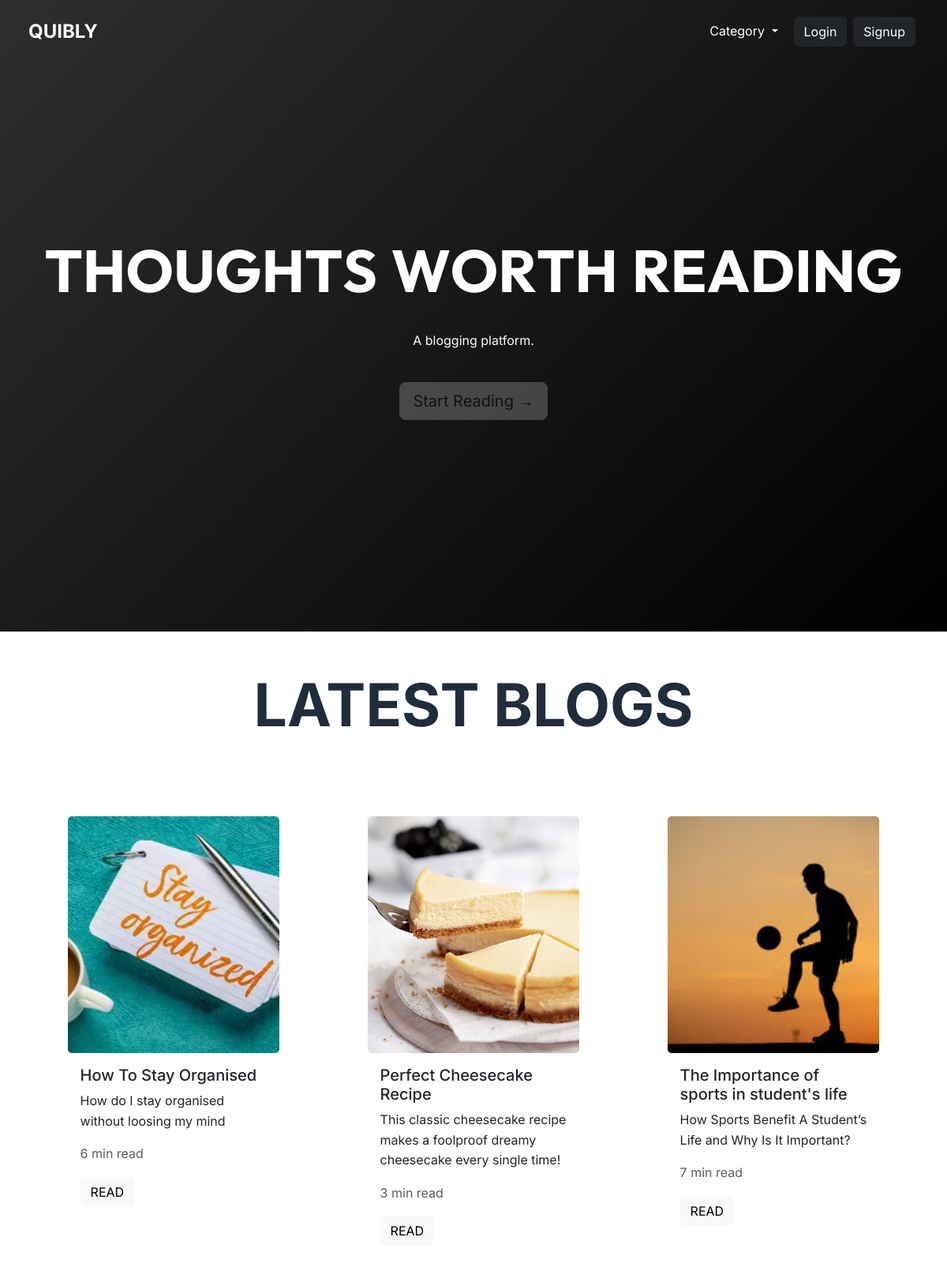
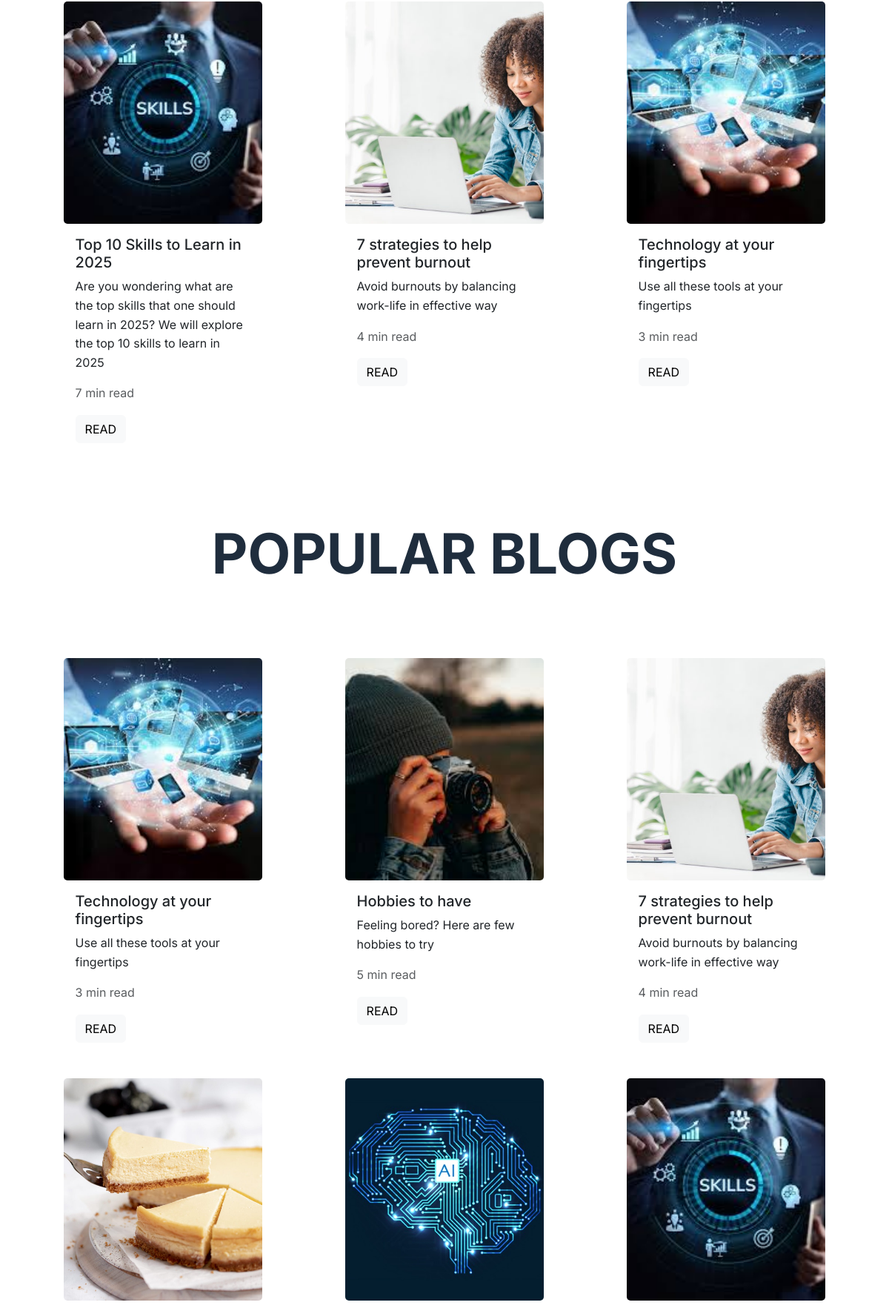
The page / (upper part) on the database its author committed (2 pictures, top to bottom).
### index.py (models this page shows, shortened)
class Blog(db.Model):
    id = db.Column(db.Integer, primary_key = True)
    title = db.Column(db.String(100), nullable = False)
    description = db.Column(db.String(200))
    content = db.Column(db.Text, nullable = False)
    views = db.Column(db.Integer, default = 0)
    cover_image = db.Column(db.String(120))
    author = db.Column(db.String(50), nullable = False)
    date_posted = db.Column(db.DateTime, default=lambda: datetime.now(timezone.utc))
    user_id = db.Column(db.Integer, db.ForeignKey('user.id'))
    category = db.Column(db.String(50), nullable = False, default = 'Others')
    read_time = db.Column(db.Integer)

### index.py (the view, shortened to what this page needs)
@app.route("/", methods=['GET', 'POST'])
def home():
    category = request.args.get('category')
    if category:
        blogs = Blog.query.filter_by(category=category).order_by(Blog.date_posted.desc()).all()
    else:
        blogs = Blog.query.order_by(Blog.date_posted.desc()).all()
    categories = list(set([blog.category for blog in blogs if blog.category]))
    latest_blogs = Blog.query.order_by(Blog.date_posted.desc()).limit(6).all()
    popular_blogs = Blog.query.order_by(Blog.views.desc()).limit(6).all()
    return render_template(
        'index.html',
        selected_category=category,
        blogs=blogs,
        categories=categories,
        latest_blogs=latest_blogs,
        popular_blogs=popular_blogs
    )

### templates/index.html (shortened to what this page needs)
{% extends 'base.html' %}
{% block body %}
<section class="hero-section text-center text-white d-flex align-items-center justify-content-center position-relative"
  style="height: 100vh; overflow: hidden;">
  <img src="{{ url_for('static', filename='uploads/download.png') }}"
    class="position-absolute top-0 start-0 w-100 h-100 object-fit-cover" alt="hero background" style="z-index: 0;">
  <div class="position-absolute top-0 start-0 w-100 h-100" style="background: linear-gradient(135deg, #2e2e2e, #000000);
text-shadow: 0 2px 6px rgba(0, 0, 0, 0.4);
;
 z-index: 1;"></div>
  <div class="position-relative z-2">
    <div class="clip-wrapper d-none d-sm-block">
      <h1 id="masked-heading-single" class="hero-title fw-bold">
        <span>T</span><span>H</span><span>O</span><span>U</span><span>G</span><span>H</span><span>T</span><span>S</span>
        <span>W</span><span>O</span><span>R</span><span>T</span><span>H</span>
        <span>R</span><span>E</span><span>A</span><span>D</span><span>I</span><span>N</span><span>G</span>
      </h1>
    </div>
    <p class="hero-subtitle mt-3">A blogging platform.</p>
    <a class="read-button btn btn-lg btn-light mt-4" href="#blogs-area" role="button">Start Reading &rarr;</a>
  </div>
</section>
<a href="{{ url_for('latest') }}" style="text-decoration: none; color: inherit;"><h1 id="blogs-area" class="latest-blogs fw-bold py-5 text-center" style="font-size: 75px;">LATEST BLOGS</h1></a>
<div class="container my-4">
    {% if blogs %}
    <div class="row row-cols-1 row-cols-md-3 row-cols-lg-3">
        {% for blog in latest_blogs %}
        <div class="col d-flex justify-content-center">
            <div class="card border-0 hover-shadow py-3 px-2" style="width: 18rem;">
                <img src="{{ url_for('static', filename='uploads/' ~ blog.cover_image) }}"
                    class="card-img-top card-img img-fluid" alt="...">
                <div class="card-body">
                    <h5 class="card-title">{{blog.title}}</h5>
                    <p class="card-text">{{blog.description}}</p>
                    <p class="text-muted">{{blog.read_time}} min read</p>
                    <a href="{{url_for('read', id=blog.id)}}" class="btn btn-light">READ</a>
                </div>
            </div>
        </div>
        {% endfor %}
    </div>
</div>
{% else %}
<div class="text-center text-muted mt-5">
    <h5>No blogs found in this category.</h5>
</div>
{% endif %}
<a href="{{ url_for('popular') }}" style="text-decoration: none; color: inherit;"><h1 class="popular-blogs fw-bold py-5 text-center" style="font-size: 75px;">POPULAR BLOGS</h1></a>
<div class="container my-4">
    {% if blogs %}
    <div id="blogs-area" class="row row-cols-1 row-cols-md-3 row-cols-lg-3">
        {% for blog in popular_blogs %}
        <div class="col d-flex justify-content-center">
            <div class="card border-0 hover-shadow py-3 px-2" style="width: 18rem;">
                <img src="{{ url_for('static', filename='uploads/' ~ blog.cover_image) }}"
                    class="card-img-top card-img img-fluid" alt="...">
                <div class="card-body">
                    <h5 class="card-title">{{blog.title}}</h5>
                    <p class="card-text">{{blog.description}}</p>
                    <p class="text-muted">{{blog.read_time}} min read</p>
                    <a href="{{url_for('read', id=blog.id)}}" class="btn btn-light">READ</a>
                </div>
            </div>
        </div>
        {% endfor %}
    </div>
</div>
{% else %}
<div class="text-center text-muted mt-5">
    <h5>No blogs found in this category.</h5>
</div>
{% endif %}
    {% endblock body %}

### static/style.css (style rules this page uses)
body { background-color:#ffff !important; }
.card { height: 100% !important; display: flex; flex-direction: column; justify-content: space-between; background-color: transparent !important; width: 80% !important; overflow: hidden; }
body { font-family: 'Inter', sans-serif !important; font-size: 16px; line-height: 1.6; color: #1f2d3d; background-color: #f8f9fa; }
.clip-wrapper { overflow: hidden; height: 75px; line-height: 75px; }
#masked-heading-single span { font-family: 'Outfit', sans-serif; display: inline-block; transform: translateY(100%); font-size: inherit; }
.hero-subtitle, .read-button { transform: translateY(30px); }
.card-img { height: 300px !important; image-rendering: auto; transition: transform 0.3s ease; object-fit: cover !important; }
h1 { font-size: 75px; }

### rows shown on the page
Blog: cover_image (picture), title "How To Stay Organised", description "How do I stay organised without loosing my mind", read_time "6"
Blog: cover_image (picture), title "Perfect Cheesecake Recipe", description "This classic cheesecake recipe makes a foolproof dreamy cheesecake every single time!", read_time "3"
Blog: cover_image (picture), title "The Importance of sports in student's life", description "How Sports Benefit A Student’s Life and Why Is It Important?", read_time "7"
Blog: cover_image (picture), title "Top 10 Skills to Learn in 2025", description "Are you wondering what are the top skills that one should learn in 2025? We will explore the top 10 skills to learn in 2025", read_time "7"
Blog: cover_image (picture), title "7 strategies to help prevent burnout", description "Avoid burnouts by balancing work-life in effective way", read_time "4"
Blog: cover_image (picture), title "Technology at your fingertips", description "Use all these tools at your fingertips", read_time "3"
Blog: cover_image (picture), title "Hobbies to have", description "Feeling bored? Here are few hobbies to try", read_time "5"
Blog: cover_image (picture)
